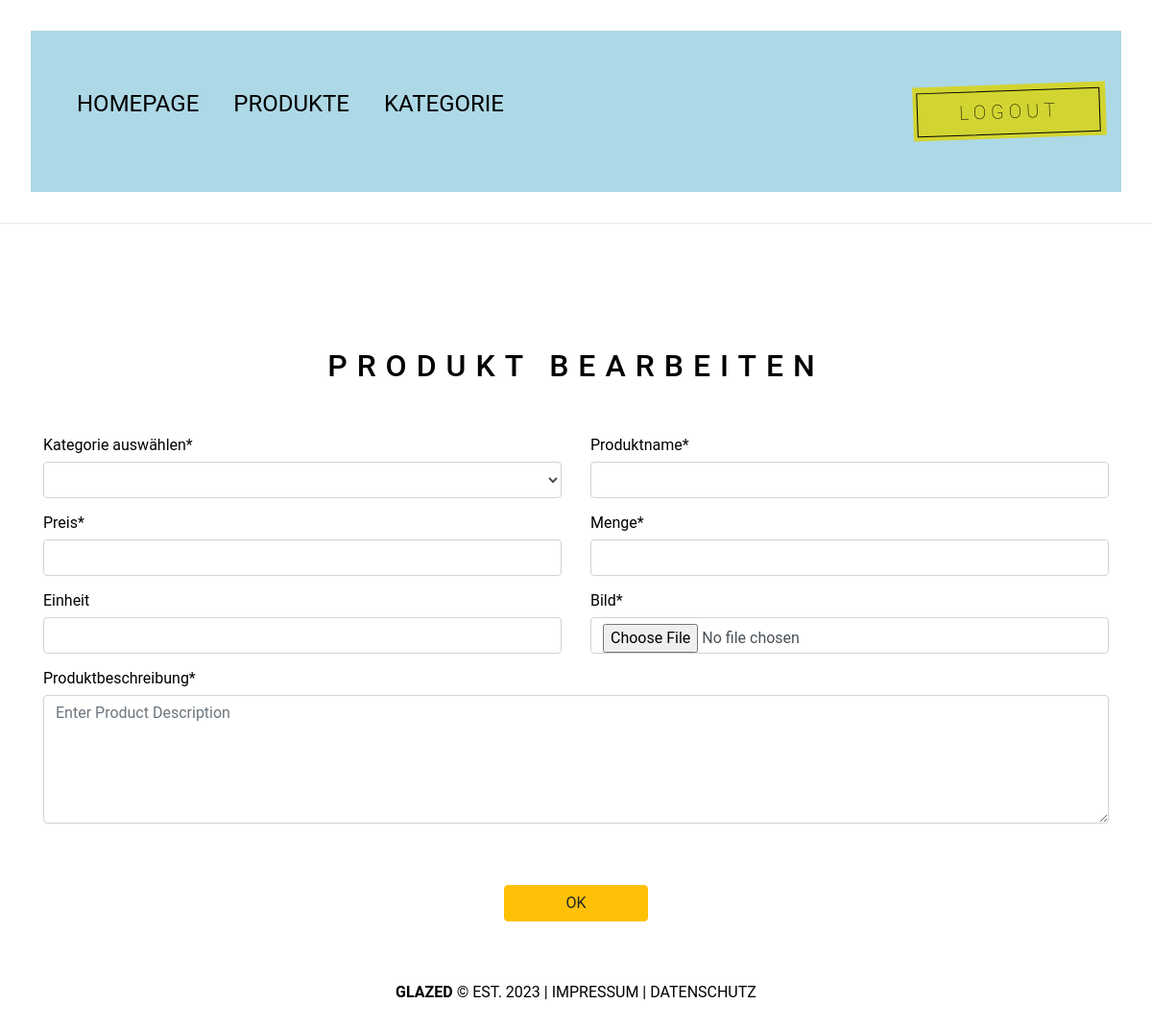
The page /BACKEND/root/admin/pages/edit-product.php (signed in) on the database as committed earlier.
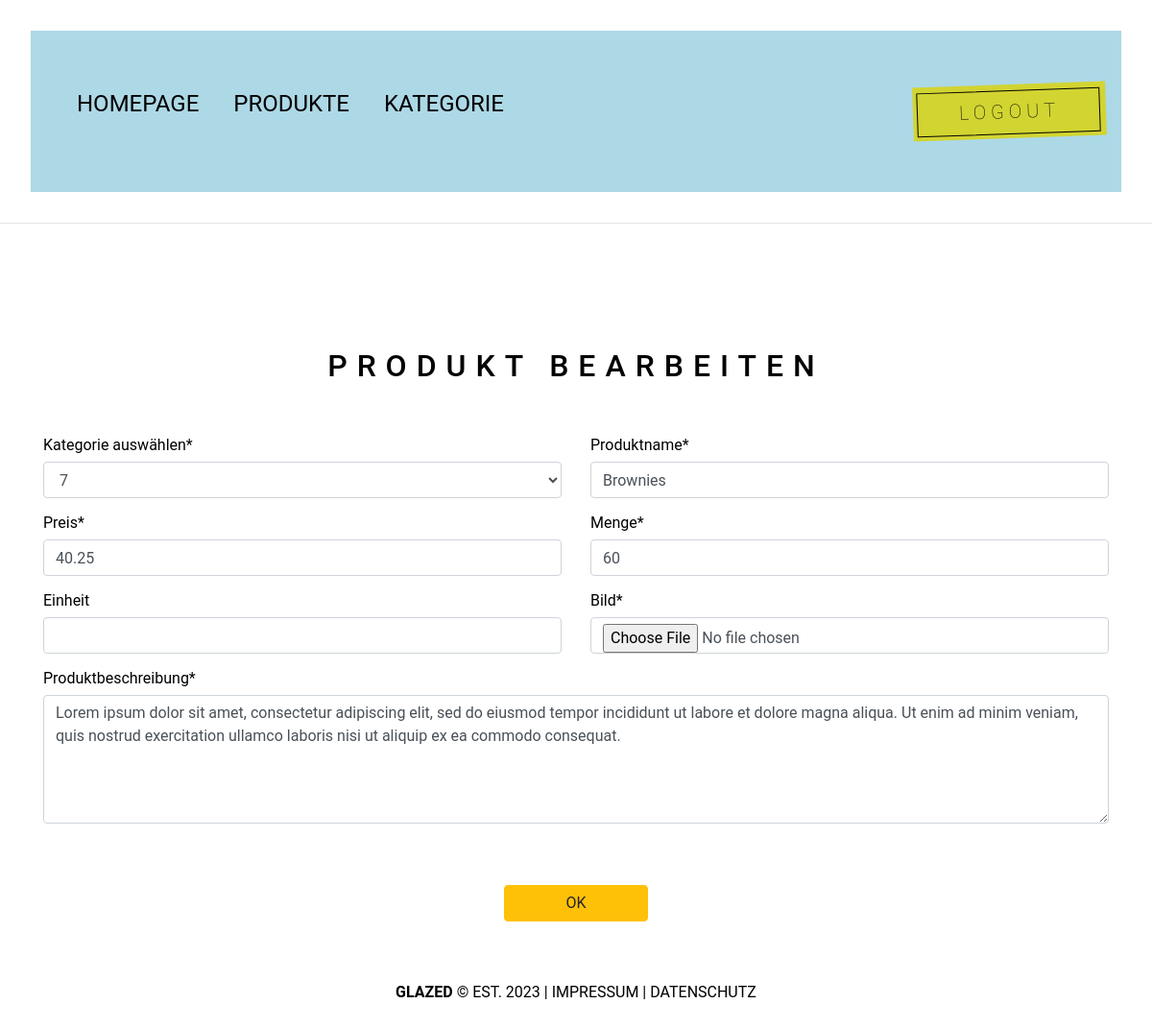
The same page on the database as committed later.
### tables this page shows
CREATE TABLE `products` (
  `id` int(11) NOT NULL,
  `category` varchar(225) NOT NULL,
  `name` varchar(225) NOT NULL,
  `price` float NOT NULL,
  `quantity` int(11) NOT NULL,
  `unit` varchar(225) NOT NULL,
  `image` varchar(225) NOT NULL,
  `description` varchar(1000) NOT NULL,
  `date` date NOT NULL,
  `status` varchar(225) NOT NULL,
  `sorting` varchar(100) NOT NULL
);

### BACKEND/root/admin/pages/functions.php (called while the page is built, shortened)
<?php
$db_connect = mysqli_connect("localhost", "root", "", "glazed");
mysqli_set_charset($db_connect, "utf8");
function escape($post_var) {
    global $db_connect;
    return mysqli_real_escape_string($db_connect, $post_var);
}
?>

### BACKEND/root/admin/pages/edit-product.php (the view, shortened to what this page needs)
<?php
include "functions.php";
include "header.php";
?>
<?php
    $p_id = escape($_GET['id']);
    $sql = "SELECT * FROM `products` ORDER BY  `id`='$p_id'";
    $result = $db_connect->query($sql);
    if ($result->num_rows > 0) {
        while($row = $result->fetch_assoc()) {
            $category = $row['category'];
            $p_name = $row['name'];
            $price = $row['price'];
            $qty = $row['quantity'];
            $unit = $row['unit'];
            $description = $row['description'];
        }
    }
?>
<h2 style="text-align:center;">Produkt Bearbeiten</h2>
<div class="container">
    <form action="" method="post" enctype="multipart/form-data">
        <div class="row">
            <div class="col-6 mt-3">
                <label for="">Kategorie auswählen*</label>
                <select name="category" id="" class="form-control" required>
                    <option value="<?php echo $category; ?>"><?php echo $category; ?></option>
                </select>
            </div>
            <div class="col-6 mt-3">
                <label for="">Produktname*</label>
                <input type="text" name="p_name" id=""  class="form-control" value="<?php echo $p_name; ?>" required>
            </div>
            <div class="col-6 mt-3">
                <label for="">Preis*</label>
                <input type="number" name="price" step=".01" id=""  class="form-control" value="<?php echo $price; ?>"  required>
            </div>
            <div class="col-6 mt-3">
                <label for="">Menge*</label>
                <input type="number" name="qty" id=""  class="form-control" value="<?php echo $qty; ?>" required>
            </div>
            <div class="col-6 mt-3">
                <label for="">Einheit</label>
                <input type="text" name="unit" id=""  class="form-control" value="<?php echo $unit; ?>">
            </div>
            <div class="col-6 mt-3">
                <label for="">Bild*</label>
                <input type="file" name="img" id=""  class="form-control" >
            </div>
            <div class="col-12 mt-3">
                <label for="">Produktbeschreibung*</label>
                <textarea type="text" name="description" id="" rows="5"  class="form-control" placeholder="Enter Product Description" required><?php echo $description; ?></textarea>
            </div>
            <div class="col-12 text-center mt-3">
                <input type="submit" name="submit" value="OK" class="btn btn-warning mt-5 " style="width:150px;">
            </div>
        </form>
    </div>
<div class="text-center">
<?php
include "footer.php";
?></div>

Rows that differ between the two databases and show on the page:
added products: category "7", p_name "Brownies", price "40.25", qty "60", description "Lorem ipsum dolor sit amet, consectetur adipiscing elit, sed do eiusmod tempor incididunt ut labore et dolore magna aliqua. Ut enim ad minim veniam, quis nostrud exercitation ullamco laboris nisi ut aliquip ex ea commodo consequat."
